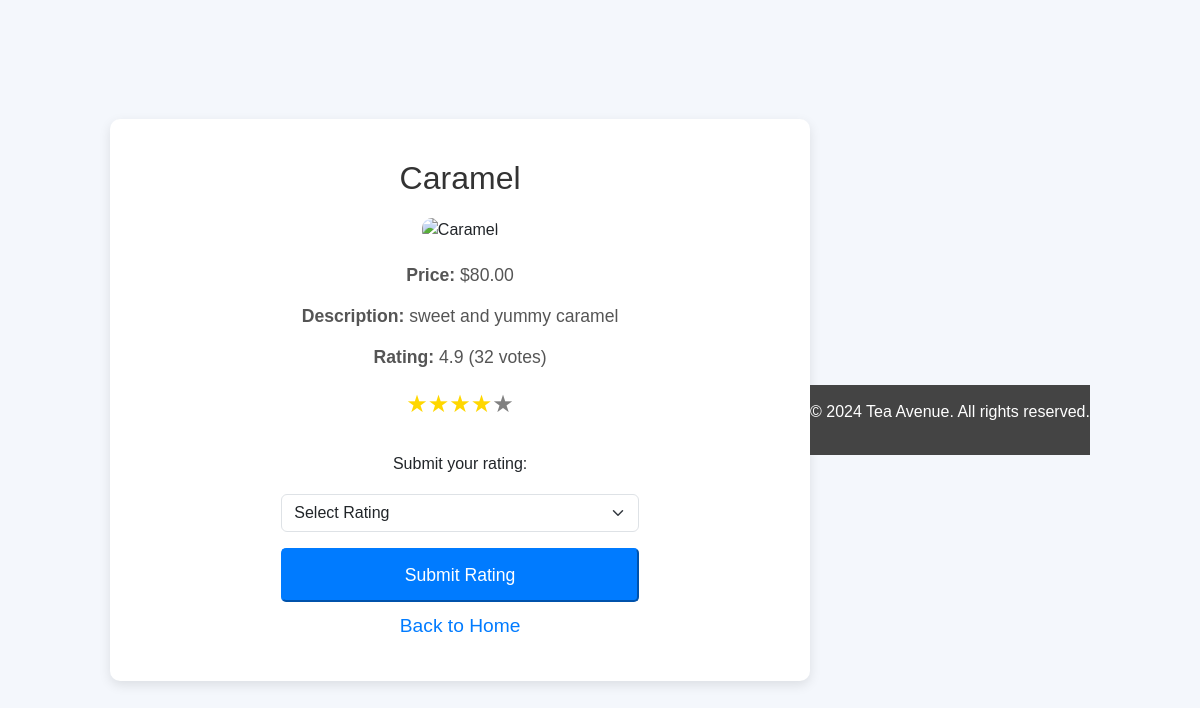
Screenshot of /product_details.php?id=1 with the database file from the repository.
### tables this page shows
CREATE TABLE `products` (
  `id` int(11) NOT NULL,
  `product_name` varchar(255) NOT NULL,
  `price` decimal(10,2) NOT NULL,
  `image` varchar(255) NOT NULL,
  `rating` float NOT NULL,
  `total_ratings` int(11) NOT NULL,
  `rating_count` int(11) DEFAULT 0,
  `description` text NOT NULL
);

### product_details.php (the view, shortened to what this page needs)
<?php
$conn = new mysqli("localhost", "root", "", "milk_tea_shop");
if (isset($_GET['id'])) {
    $product_id = $_GET['id'];
    $sql = "SELECT * FROM products WHERE id = ?";
    $stmt = $conn->prepare($sql);
    $stmt->bind_param("i", $product_id);
    $stmt->execute();
    $result = $stmt->get_result();
    if ($result->num_rows > 0) {
        $product = $result->fetch_assoc();
    } else {
        echo "Product not found.";
        exit();
    }
} else {
    echo "Invalid product ID.";
    exit();
}
?>
<!DOCTYPE html>
<html lang="en">
<head>
    <link href="https://cdn.jsdelivr.net/npm/bootstrap@5.3.0/dist/css/bootstrap.min.css" rel="stylesheet">
</head>
<body>
    <section class="product-details">
        <div class="container">
            <h2><?php echo htmlspecialchars($product['product_name']); ?></h2>
            <?php
                $image_path = 'images/' . htmlspecialchars($product['image']);
                if (!file_exists($image_path)) {
                    $image_path = 'images/default.jpg';
                }
            ?>
            <img src="<?php echo $image_path; ?>" alt="<?php echo htmlspecialchars($product['product_name']); ?>" class="img-fluid">
            <p><strong>Price:</strong> $<?php echo number_format($product['price'], 2); ?></p>
            <p><strong>Description:</strong> <?php echo nl2br(htmlspecialchars($product['description'])); ?></p>
            <p><strong>Rating:</strong> <?php echo number_format($product['rating'], 1); ?> (<?php echo $product['rating_count']; ?> votes)</p>
            <div class="rating-stars">
                <?php
                    $current_rating = isset($product['rating']) ? $product['rating'] : 0;
                    for ($i = 1; $i <= 5; $i++) {
                        $star_class = ($i <= $current_rating) ? 'gold' : 'gray';
                        echo "<span class='star' onclick='setRating($i, {$product['id']})' style='color:$star_class'>&#9733;</span>";
                    }
                ?>
            </div>
            <form method="POST" action="" class="form-container">
                <div class="mb-3">
                    <label for="rating" class="form-label">Submit your rating:</label>
                    <select name="rating" id="rating" class="form-select" required>
                        <option value="" disabled selected>Select Rating</option>
                    </select>
                </div>
                <button type="submit" class="btn-submit">Submit Rating</button>
            </form>
            <a href="index.php" class="back-to-home">Back to Home</a>
        </div>
    </section>
    <footer>
        <p>&copy; 2024 Tea Avenue. All rights reserved.</p>
    </footer>
</body>
</html>

### product_details.php (style rules this page uses)
body { background-color: #f4f7fc; font-family: Arial, sans-serif; height: 100vh; display: flex; justify-content: center; align-items: center; margin: 0; }
.product-details { background-color: #fff; padding: 40px; border-radius: 10px; box-shadow: 0 4px 12px rgba(0, 0, 0, 0.1); text-align: center; max-width: 700px; width: 100%; }
.product-details h2 { font-size: 2rem; margin-bottom: 20px; color: #333; }
.product-details img { max-width: 100%; border-radius: 10px; margin-bottom: 20px; }
.product-details p { font-size: 1.1rem; color: #555; margin-bottom: 15px; }
.rating-stars { font-size: 1.5rem; color: #ffd700; margin-top: 10px; }
.rating-stars span { cursor: pointer; }
.form-container { margin-top: 30px; text-align: center; }
.form-container select, .form-container button { width: 60%; margin: 10px auto; }
.btn-submit { padding: 12px; background-color: #007bff; border-color: #007bff; color: #fff; font-size: 1.1rem; border-radius: 5px; cursor: pointer; display: block; margin-top: 10px; }
.back-to-home { font-size: 1.2rem; color: #007bff; margin-top: 20px; cursor: pointer; text-decoration: none; }
footer { background-color: #444; color: white; text-align: center; padding: 15px 0; margin-top: 40px; }

### rows the page displays
products: product_name "Caramel", price "80.00", description "sweet and yummy caramel", rating "4.9", rating_count "32"
